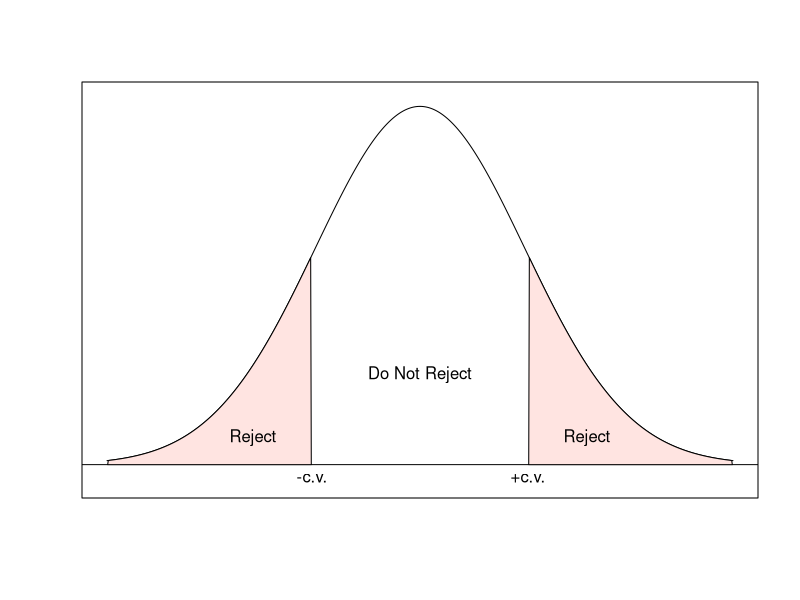

Generate this figure with R:
## ---- chunk 1
knitr::opts_chunk$set(echo = FALSE)
## ---- chunk 2
x <- seq(-3,3,length.out=1000)
y <- dnorm(x)
x1 <- -3; x2 <- -qnorm(0.85); x3 <- qnorm(0.85); x4 <- 3
x.coord <- c(x[x > x1 & x < x2])
y.coord <- y[x > x1 & x < x2]
x.coord2 <- c(x[x > x3 & x < x4])
y.coord2 <- y[x > x3 & x < x4]
plot(x,y,type='l', xaxt='n', yaxt='n', ylab="",xlab="", ylim=c(-0.02,max(y)+0.01)) #
abline(h=0); abline(v=1100)
polygon(x=x.coord, y= c(0, y.coord[2:(length(y.coord)-1)], 0), col="mistyrose")
polygon(x=x.coord2, y= c(0, y.coord2[2:(length(y.coord)-1)], 0), col="mistyrose")
text(-1.6,0.03,"Reject"); text(1.6,0.03,"Reject"); text(0,0.1,"Do Not Reject")
text(x2, 0.-0.015, "-c.v."); text(x3, -0.015, "+c.v.")
